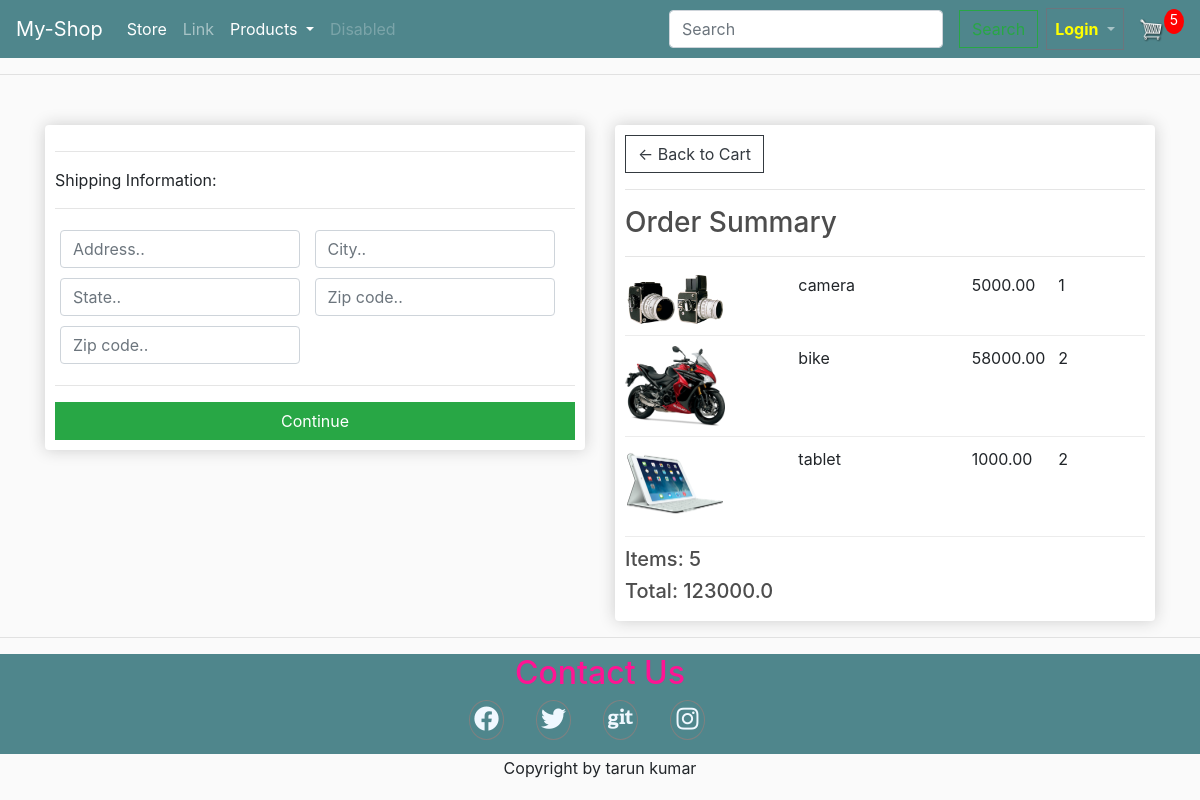
Screenshot of /checkout/ (signed in) with the database file from the repository.
### store/models.py (models this page shows, shortened)
class OrderItem(models.Model):
    product = models.ForeignKey(Product, on_delete=models.SET_NULL, blank=True,null=True)
    order = models.ForeignKey(Order, on_delete=models.SET_NULL, blank=True,null=True)
    quantity = models.IntegerField(default=0, null=True,blank=True)
    date_added = models.DateTimeField(auto_now_add=True)
    @property
    def get_total(self):
        total = self.product.price * self.quantity
        return total

class Product(models.Model):
    name = models.CharField(null=True, max_length=50)
    modeltype = models.CharField(null=True, max_length=50)
    price = models.FloatField()
    productDetail = models.TextField(null=True,blank=True)
    degital = models.BooleanField(default=False,null=True,blank=False)
    image = models.ImageField(null=True,blank=True)
    @property
    def imageURL(self):
        try:
            url = self.image.url
        except:
            url = ''
        return url

class Order(models.Model):
    customer = models.ForeignKey(Customer, on_delete=models.SET_NULL, blank=True,null=True)
    date_order = models.DateTimeField( auto_now_add=True)
    complete =  models.BooleanField(default=False,null=True,blank=False)
    transaction_id = models.CharField( max_length=200,null=True)
    @property
    def shipping(self):
        shipping = False
        orderitems = self.orderitem_set.all()
        for i in orderitems:
            if i.product.degital == False:
                shipping = True
            return shipping
    @property
    def get_cart_total(self):
        orderitems = self.orderitem_set.all()
        total = sum([item.get_total for item in orderitems])
        return total
    @property
    def get_cart_items(self):
        orderitems = self.orderitem_set.all()
        total = sum([item.quantity for item in orderitems])
        return total

### store/views.py (the view)
# urls.py: path('checkout/', views.checkout, name="checkout"),
def checkout(request):
	if request.user.is_authenticated:
		customer = request.user.customer
		order,created = Order.objects.get_or_create(customer=customer,complete=False)
		items = order.orderitem_set.all()
		cartItems = order.get_cart_items
	else:
		items = []
		order = {'get_cart_total':0, 'get_cart_item':0,'shipping':False}
		cartItems = order['get_cart_item']
	context = {'items':items,'order':order,'cartItems':cartItems}
	return render(request, 'store/checkout.html', context)

### store/templates/store/checkout.html (shortened to what this page needs)
{% extends 'store/main.html' %} {% load static %} {% block content %}
<div class="row">
    <div class="col-lg-6">
        <div class="box-element" id="form-wrapper">
            <form id="form">
                <div id="shipping-info">
                    <hr>
                    <p>Shipping Information:</p>
                    <hr>
                    <div class="form-field">
                        <input class="form-control" type="text" name="address" placeholder="Address..">
                    </div>
                    <div class="form-field">
                        <input class="form-control" type="text" name="city" placeholder="City..">
                    </div>
                    <div class="form-field">
                        <input class="form-control" type="text" name="state" placeholder="State..">
                    </div>
                    <div class="form-field">
                        <input class="form-control" type="text" name="zipcode" placeholder="Zip code..">
                    </div>
                    <div class="form-field">
                        <input class="form-control" type="text" name="country" placeholder="Zip code..">
                    </div>
                </div>
                <hr>
                <input id="form-button" class="btn btn-success btn-block" type="submit" value="Continue">
            </form>
        </div>
        <br>
    </div>
    <div class="col-lg-6">
        <div class="box-element">
            <a class="btn btn-outline-dark" href="{% url 'cart' %}">&#x2190; Back to Cart</a>
            <hr>
            <h3>Order Summary</h3>
            <hr> {% for item in items %}
            <div class="cart-row">
                <div style="flex:2"><img class="row-image" src="{{item.product.imageURL}}"></div>
                <div style="flex:2">
                    <p>{{item.product.name}}</p>
                </div>
                <div style="flex:1">
                    <p>{{item.product.price|floatformat:2}}</p>
                </div>
                <div style="flex:1">
                    <p>{{item.quantity}}</p>
                </div>
            </div>
            {% endfor %}
            <h5>Items: {{order.get_cart_items}}</h5>
            <h5>Total: {{order.get_cart_total}}</h5>
        </div>
    </div>
</div>
{% endblock content %}

### static/css/main.css (style rules this page uses)
body { background-color: hsl(0, 0%, 98%); }
h1, h2, h3, h4, h5, h6 { color: hsl(0, 0%, 30%); }
.box-element { box-shadow: hsl(0, 0%, 80%) 0 0 16px; background-color: #fff; border-radius: 4px; padding: 10px; }
.col-lg-4, .col-lg-6, .col-lg-8, .col-lg-12 { margin-top: 10px; }
.btn { border-radius: 0; }
.row-image { width: 100px; }
.form-field { width: 250px; display: inline-block; padding: 5px; }
.cart-row { display: flex; align-items: flex-stretch; padding-bottom: 10px; margin-bottom: 10px; border-bottom: 1px solid #ececec; }

### rows the page displays
OrderItem: product.imageURL (picture), product.name "camera", product.price "5000.00", quantity "1"
OrderItem: product.imageURL (picture), product.name "bike", product.price "58000.00", quantity "2"
OrderItem: product.imageURL (picture), product.name "tablet", product.price "1000.00", quantity "2"
Order: get_cart_items "5", get_cart_total "123000.0"

### other values shown
{{ cartItems }} "5"
